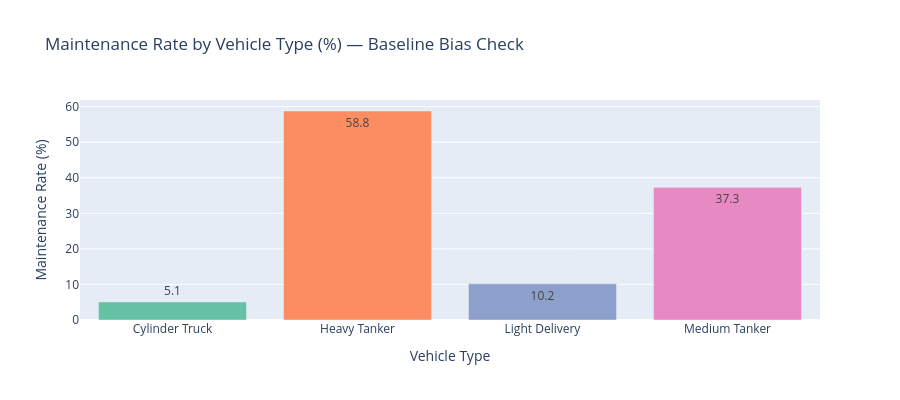

Here is the notebook cell this chart was saved with:
### Code cell
def plot_maintenance_by_vehicle_type(df: pd.DataFrame) -> None:
    """
    Bar chart showing maintenance rate (%) across vehicle types.
    Used as a first-pass model bias check.

    Parameters
    ----------
    df : pd.DataFrame
        Telemetry DataFrame.
    """
    rates = (
        df.groupby("vehicle_type")["maintenance_required"]
        .mean()
        .mul(100)
        .reset_index()
        .rename(columns={"maintenance_required": "maintenance_rate_pct"})
    )

    fig = px.bar(
        rates,
        x="vehicle_type",
        y="maintenance_rate_pct",
        color="vehicle_type",
        text_auto=".1f",
        title="Maintenance Rate by Vehicle Type (%) — Baseline Bias Check",
        labels={"vehicle_type": "Vehicle Type", "maintenance_rate_pct": "Maintenance Rate (%)"},
        color_discrete_sequence=px.colors.qualitative.Set2,
    )
    fig.update_layout(showlegend=False, height=400)
    fig.show()


plot_maintenance_by_vehicle_type(df_raw)

### Figure 1 — Plotly figure (JSON) as saved in the notebook; plotly's stock layout.template omitted (floating-point values rounded to 4 significant figures)
{"data": [{"hovertemplate": "Vehicle Type=%{x}<br>Maintenance Rate (%)=%{y}<extra></extra>", "legendgroup": "Cylinder Truck", "marker": {"color": "rgb(102,194,165)", "pattern": {"shape": ""}}, "name": "Cylinder Truck", "orientation": "v", "showlegend": true, "textposition": "auto", "texttemplate": "%{y:.1f}", "type": "bar", "x": ["Cylinder Truck"], "xaxis": "x", "y": [5.089], "yaxis": "y"}, {"hovertemplate": "Vehicle Type=%{x}<br>Maintenance Rate (%)=%{y}<extra></extra>", "legendgroup": "Heavy Tanker", "marker": {"color": "rgb(252,141,98)", "pattern": {"shape": ""}}, "name": "Heavy Tanker", "orientation": "v", "showlegend": true, "textposition": "auto", "texttemplate": "%{y:.1f}", "type": "bar", "x": ["Heavy Tanker"], "xaxis": "x", "y": [58.76], "yaxis": "y"}, {"hovertemplate": "Vehicle Type=%{x}<br>Maintenance Rate (%)=%{y}<extra></extra>", "legendgroup": "Light Delivery", "marker": {"color": "rgb(141,160,203)", "pattern": {"shape": ""}}, "name": "Light Delivery", "orientation": "v", "showlegend": true, "textposition": "auto", "texttemplate": "%{y:.1f}", "type": "bar", "x": ["Light Delivery"], "xaxis": "x", "y": [10.16], "yaxis": "y"}, {"hovertemplate": "Vehicle Type=%{x}<br>Maintenance Rate (%)=%{y}<extra></extra>", "legendgroup": "Medium Tanker", "marker": {"color": "rgb(231,138,195)", "pattern": {"shape": ""}}, "name": "Medium Tanker", "orientation": "v", "showlegend": true, "textposition": "auto", "texttemplate": "%{y:.1f}", "type": "bar", "x": ["Medium Tanker"], "xaxis": "x", "y": [37.3], "yaxis": "y"}], "layout": {"barmode": "relative", "height": 400, "legend": {"title": {"text": "Vehicle Type"}, "tracegroupgap": 0}, "showlegend": false, "title": {"text": "Maintenance Rate by Vehicle Type (%) — Baseline Bias Check"}, "xaxis": {"anchor": "y", "categoryarray": ["Cylinder Truck", "Heavy Tanker", "Light Delivery", "Medium Tanker"], "categoryorder": "array", "domain": [0, 1], "title": {"text": "Vehicle Type"}}, "yaxis": {"anchor": "x", "domain": [0, 1], "title": {"text": "Maintenance Rate (%)"}}}}
